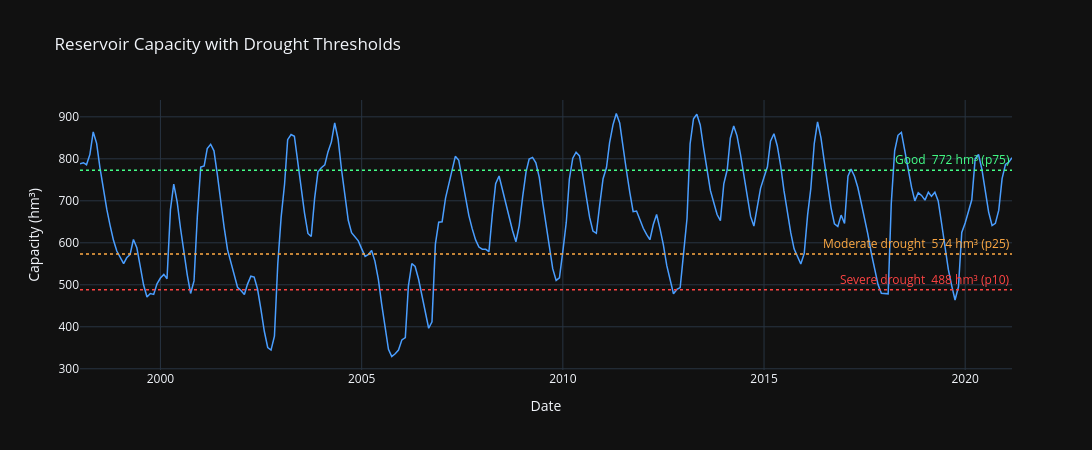

The notebook cell saved with this chart:
### Markdown cell above
## **5. Drought Thresholds**

Thresholds derived empirically from the historical distribution:
- **Severe drought: < 488 hm³ (p10)** — 28 months in the historical record (10%)
- **Moderate drought: < 574 hm³ (p25)** — 42 additional months (15%)
- **Good conditions: > 772 hm³ (p75)**

These thresholds are used in the Streamlit app to classify forecast months.

### Code cell
DROUGHT_SEVERE   = float(df_pivot["total_hm3"].quantile(0.10))
DROUGHT_MODERATE = float(df_pivot["total_hm3"].quantile(0.25))
NORMAL           = float(df_pivot["total_hm3"].quantile(0.75))

fig = go.Figure()

fig.add_trace(go.Scatter(
    x=df_pivot["ds"],
    y=df_pivot["total_hm3"],
    mode="lines",
    name="Total system",
    line=dict(color="#4a9eff", width=1.5),
))

fig.add_hline(y=DROUGHT_SEVERE,   line=dict(color="#ff4444", dash="dot", width=1.5),
            annotation_text=f"Severe drought  {DROUGHT_SEVERE:.0f} hm³ (p10)",
            annotation_font=dict(color="#ff4444"))
fig.add_hline(y=DROUGHT_MODERATE, line=dict(color="#ffaa44", dash="dot", width=1.5),
            annotation_text=f"Moderate drought  {DROUGHT_MODERATE:.0f} hm³ (p25)",
            annotation_font=dict(color="#ffaa44"))
fig.add_hline(y=NORMAL,           line=dict(color="#44ff88", dash="dot", width=1.5),
            annotation_text=f"Good  {NORMAL:.0f} hm³ (p75)",
            annotation_font=dict(color="#44ff88"))

fig.update_layout(
    title="Reservoir Capacity with Drought Thresholds",
    xaxis_title="Date",
    yaxis_title="Capacity (hm³)",
    template="plotly_dark",
    height=450,
    hovermode="x unified",
    width=1200,
)

fig.show()

# Count months in each zone
n_severe   = (df_pivot["total_hm3"] < DROUGHT_SEVERE).sum()
n_moderate = ((df_pivot["total_hm3"] >= DROUGHT_SEVERE) & (df_pivot["total_hm3"] < DROUGHT_MODERATE)).sum()
n_normal   = (df_pivot["total_hm3"] >= DROUGHT_MODERATE).sum()

print(f"Severe drought   (<{DROUGHT_SEVERE:.0f} hm³) : {n_severe:>3} months ({n_severe/len(df_pivot)*100:.1f}%)")
print(f"Moderate drought (<{DROUGHT_MODERATE:.0f} hm³) : {n_moderate:>3} months ({n_moderate/len(df_pivot)*100:.1f}%)")
print(f"Normal/good      (>{DROUGHT_MODERATE:.0f} hm³) : {n_normal:>3} months ({n_normal/len(df_pivot)*100:.1f}%)")

### Figure 1 — Plotly figure (JSON) as saved in the notebook; plotly's stock layout.template omitted (floating-point values rounded to 4 significant figures; data arrays with more than 128 entries replaced by an {"elided": "..."} marker saying what was removed)
{"data": [{"line": {"color": "#4a9eff", "width": 1.5}, "mode": "lines", "name": "Total system", "type": "scatter", "x": {"elided": "279 str values"}, "y": {"elided": "279 float values"}}], "layout": {"annotations": [{"font": {"color": "#ff4444"}, "showarrow": false, "text": "Severe drought  488 hm³ (p10)", "x": 1, "xanchor": "right", "xref": "x domain", "y": 488.5, "yanchor": "bottom", "yref": "y"}, {"font": {"color": "#ffaa44"}, "showarrow": false, "text": "Moderate drought  574 hm³ (p25)", "x": 1, "xanchor": "right", "xref": "x domain", "y": 573.6, "yanchor": "bottom", "yref": "y"}, {"font": {"color": "#44ff88"}, "showarrow": false, "text": "Good  772 hm³ (p75)", "x": 1, "xanchor": "right", "xref": "x domain", "y": 772.5, "yanchor": "bottom", "yref": "y"}], "height": 450, "hovermode": "x unified", "shapes": [{"line": {"color": "#ff4444", "dash": "dot", "width": 1.5}, "type": "line", "x0": 0, "x1": 1, "xref": "x domain", "y0": 488.5, "y1": 488.5, "yref": "y"}, {"line": {"color": "#ffaa44", "dash": "dot", "width": 1.5}, "type": "line", "x0": 0, "x1": 1, "xref": "x domain", "y0": 573.6, "y1": 573.6, "yref": "y"}, {"line": {"color": "#44ff88", "dash": "dot", "width": 1.5}, "type": "line", "x0": 0, "x1": 1, "xref": "x domain", "y0": 772.5, "y1": 772.5, "yref": "y"}], "title": {"text": "Reservoir Capacity with Drought Thresholds"}, "width": 1200, "xaxis": {"title": {"text": "Date"}}, "yaxis": {"title": {"text": "Capacity (hm³)"}}}}
